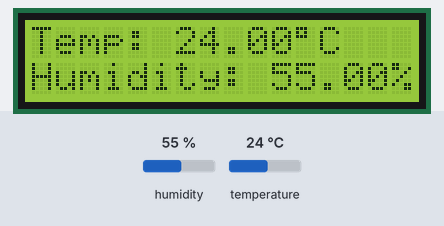
A sketch run on a simulated Arduino Uno, built with avr-gcc and run on an emulated ATmega328P. Shown: 16×2 character LCD. The test bench sets the inputs (shaded band); at power-on: humidity 55 %, temperature 24 °C.

Above: at 1.2 s.
1.3 s: humidity set to 22 %
At 3.4 s:
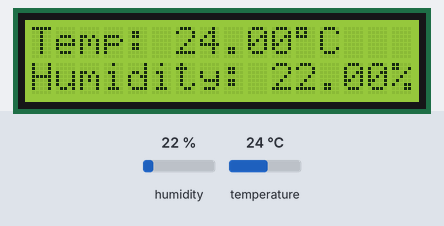
4.6 s: temperature set to 12 °C
At 7.3 s:
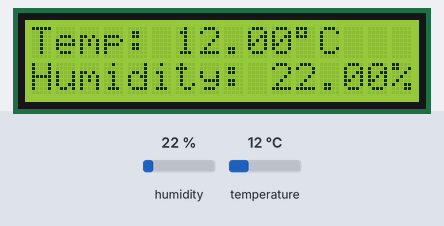
7.6 s: humidity set to 40 %
At 9.6 s:
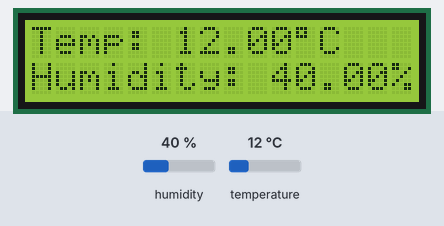
10.6 s: temperature set to 19 °C
At 12.5 s:
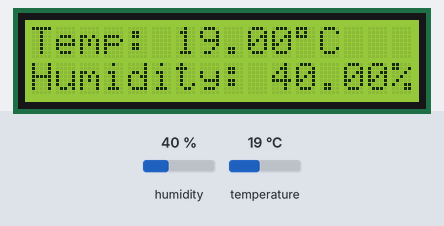
Timing chart, 0 to 14.0 s (numbered marks = the images above; inputs shaded):
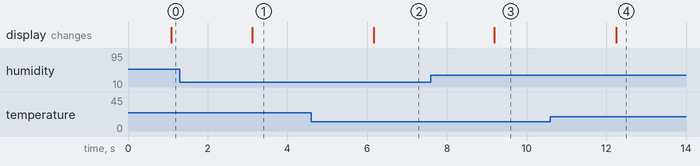

The sketch:

Temp_Humid_LCD_DHT11.ino
```cpp
#include <dht.h>
#include <LiquidCrystal.h>
int dpin = A0;
dht DHT;
LiquidCrystal lcd(12,11,5,4,3,2);

void setup() {
  // put your setup code here, to run once:
lcd.begin(16,2);
 lcd.setCursor(0,0);
 lcd.print("Temp: ");
 lcd.setCursor(0,1);
 lcd.print("Humidity: ");
}

void loop() {
  // put your main code here, to run repeatedly:
int chk = DHT.read11(dpin);
  lcd.setCursor(6,0);

  lcd.print(DHT.temperature);
  lcd.print((char)223);
  lcd.print("C");
  delay(1000);
  lcd.setCursor(10,1);
  lcd.print(DHT.humidity);
  lcd.print("%");
  delay(1000);
}
```

Measured:
- after the input at 1.3 s, the display: changes after 1.8 s (image 1)
- after the input at 4.6 s, the display: changes after 1.6 s (image 2)
- after the input at 7.6 s, the display: changes after 1.6 s (image 3)
- after the input at 10.6 s, the display: changes after 1.6 s (image 4)
